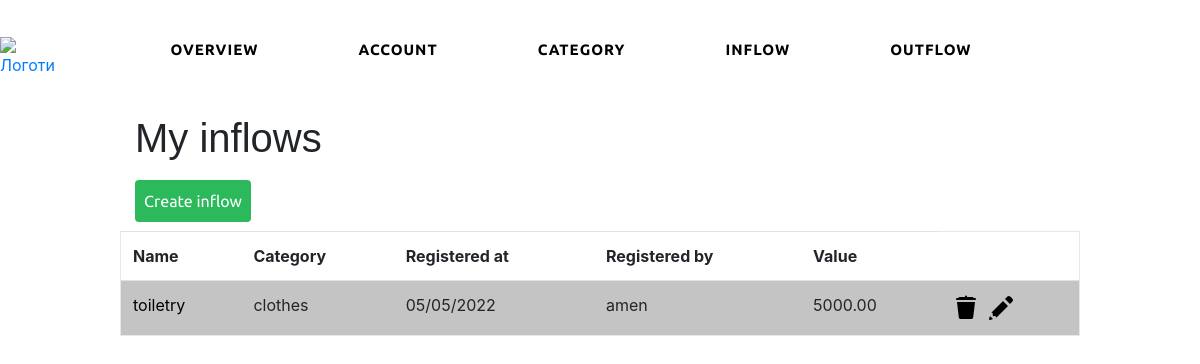
The app's page /inflow_list (signed in), older data.
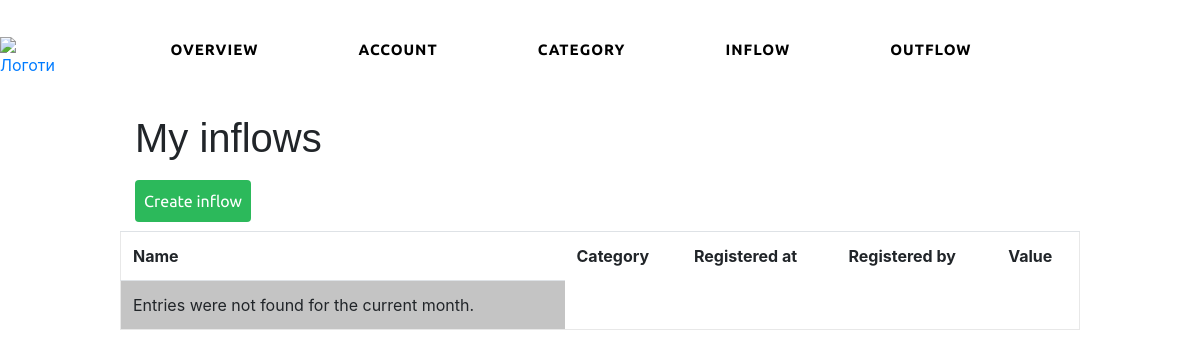
The same page, newer data.
### authentication/models.py (models this page shows, shortened)
class Inflow(models.Model):
    name = models.CharField(null=False, max_length=255)
    value = models.DecimalField(null=False, max_digits=10, decimal_places=2)
    category = models.ForeignKey(Category, on_delete=models.PROTECT)
    registered_at = models.DateTimeField()
    registered_by = models.CharField(null=False, max_length=55)

class Category(models.Model):
    code = models.IntegerField(default=0, null=False)
    name = models.CharField(max_length=255)
    description = models.CharField(default=0, max_length=255)
    registered_at = models.DateField(null=True)
    registered_by = models.CharField(default=0, null=False, max_length=55)
    def __str__(self):
        return self.name

### authentication/views.py (the view)
# urls.py: path('inflow_list', views.inflow_list, name='inflow_list'),
@login_required
def inflow_list(request):
    try:
        template_name = 'inflow_list.html'
        str_date = get_first_day_month()
        registered_by = request.user.get_username()
        print(str_date)
        inflows = Inflow.objects.filter(
            registered_at__gte=str_date,
            registered_by=registered_by
        )
    except Inflow.DoesNotExist as e:
        raise Http404('Inflow does not exist')
    except Http404 as exc:
        return HttpResponse('404')
    return render(
        request,
        'authentication/inflow_list.html',
        {
            'inflows': inflows
        }
    )

### authentication/views.py (called while the page is built)
def get_first_day_month():
    date = None
    try:
        month = timezone.now().month
        if len(str(month)) == 1:
            month = int('0' + str(month))
        year = timezone.now().year
        month_range = calendar.monthrange(year, int(month))
        day = month_range[1] - (month_range[1] - 1)
        date = datetime(year, month, day)
    except ValueError as exc:
        print(exc, "ValueError")
    except TypeError as exc:
        print(exc, "TypeError")
    return date

### authentication/templates/authentication/inflow_list.html (shortened to what this page needs)
{% extends './baseProfile.html' %}
{% load static %}
{% load static %}
{% block content %}
<!DOCTYPE html>
<html lang="en">
<head>
  <link rel="stylesheet" href="{% static 'authentication/css/outin.css' %}">
</head>
<body>
  <div class="all"><div class="container-fluid container-home" style="font-family: 'Ubuntu', sans-serif;">
    <div class="row">
      <div class="col-md-4">
        <h1>My inflows</h1>
      </div>
    </div>
    <div class="row">
      <div class="col-md-2">
        <a class="btn btn-outline-secondary" href="{% url 'inflow_create' %}" role="button"><span>Create inflow</span></a>
      </div>
    </div>
  </div>
    <table class="table">
        <tr>
          <th>Name</th>
          <th>Category</th>
          <th>Registered at</th>
          <th>Registered by</th>
          <th>Value</th>
        </tr>
    {% if inflows %}
        {% for inflow in inflows %}
        <tr>
            <td><a href="{% url 'inflow_detail' inflow.id %}">{{ inflow.name }}</a></td>
            <td>{{ inflow.category }}</td>
            <td>{{ inflow.registered_at|date:"d/m/Y" }}</td>
            <td>{{ inflow.registered_by }}</td>
            <td>{{ inflow.value }}</td>
            <td>
              <a class="icon" href="{% url 'inflow_delete' inflow.id %}"><img src="{% static 'authentication/images/icons8-trash.svg' %}" alt=""></a>
              <a class="icon" href="{% url 'inflow_edit' inflow.id %}"><img src="{% static 'authentication/images/icons8-edit.svg' %}" alt=""></a>
            </td>
        </tr>
        {% endfor %}
    {% else %}
        <td>Entries were not found for the current month.</td>
    {% endif %}
    </table>
  </div>
</body>
</html>
{% endblock %}

Row changes from the older to the newer data that the page shows:
removed Inflow: name "toiletry", category "clothes", registered_at "05/05/2022", registered_by "amen", value "5000.00"
Text that changed along with them:
text now shown: "Entries were not found for the current month."
